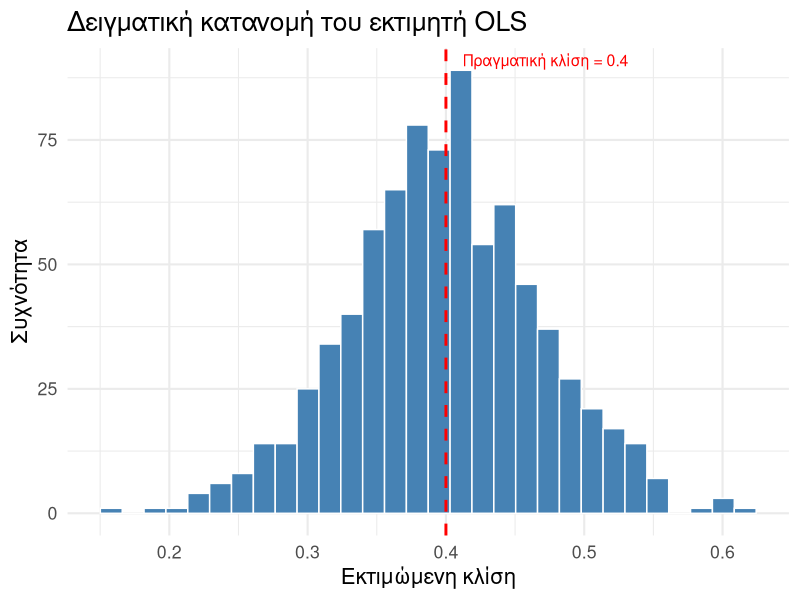

R code for this plot:
## ---- chunk 1
#| code-fold: true
#| code-summary: "Κώδικας προσομοίωσης"
#| max-width: none

set.seed(42)

n_observations <- 100
n_repetitions <- 800
slopes <- numeric(n_repetitions)

for (i in seq_len(n_repetitions)) {

  X <- runif(n_observations, min = 0, max = 1)
  Y <- -0.5 + 0.4 * X + rnorm(n_observations, sd = .2)
  
  linear_regression_model <- lm(Y ~ X)
  slopes[i] <- coef(linear_regression_model)["X"]
}
## ---- chunk 2
#| echo: false
#| dev: "svglite"

library(ggplot2)

ggplot(data.frame(slopes), aes(x = slopes)) +
  geom_histogram(bins = 30, fill = "steelblue", color = "white") +
  geom_vline(xintercept = 0.4, color = "red", linewidth = 1, linetype = "dashed") +
  annotate("text", x = 0.4, y = Inf, label = "Πραγματική κλίση = 0.4",
           color = "red", hjust = -0.1, vjust = 1.5, size = 4) +
  labs(
    title = "Δειγματική κατανομή του εκτιμητή OLS",
    x = "Εκτιμώμενη κλίση",
    y = "Συχνότητα"
  ) +
  theme_minimal(base_size = 16)

